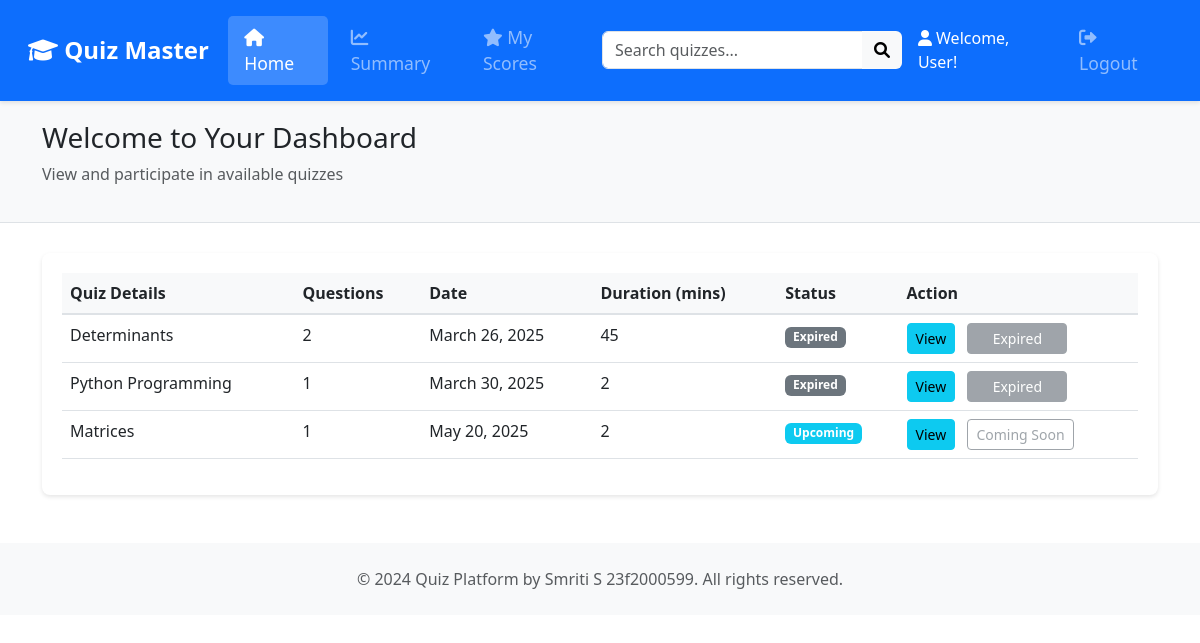
Screenshot of /user/dashboard (signed in) with the database file from the repository.
### database.py (models this page shows)
class Quiz(db.Model):
    id = db.Column(db.Integer, primary_key=True)
    chapter_id = db.Column(db.Integer, db.ForeignKey('chapter.id'), nullable=False)
    date_of_quiz =db.Column(db.Date)
    time_duration = db.Column(db.String(10))
    remarks= db.Column(db.Text)
    questions= db.relationship('Question', backref='quiz', cascade="all, delete-orphan", lazy=True)
    scores = db.relationship('Score', backref='quiz', lazy=True)

class Chapter(db.Model):
    id = db.Column(db.Integer, primary_key=True)
    name = db.Column(db.String(100), nullable=False)
    description = db.Column(db.Text, nullable=False)
    subject_id = db.Column(db.Integer, db.ForeignKey('subject.id'), nullable=False)
    questions = db.relationship('Quiz', backref='chapter', cascade="all, delete-orphan", lazy=True)

### apis.py (the view)
    @app.route('/user/dashboard', methods=['GET', 'POST'])
    @login_required
    def user_dashboard():
        quizzes = db.session.query(
            Quiz,
            db.func.count(Question.id).label('question_count')
        ).join(
            Chapter
        ).join(
            Subject
        ).outerjoin(
            Question
        ).group_by(Quiz.id).all()
        today = date.today()
        return render_template('user_dashboard.html', quizzes=quizzes, today=today)

### apis.py (called while the page is built)
def login_required(f):
    @wraps(f)
    def decorated_function(*args, **kwargs):
        if 'user_id' not in session:
            flash('Please login first.', 'error')
            return redirect(url_for('login'))
        return f(*args, **kwargs)
    return decorated_function

### templates/user_dashboard.html (shortened to what this page needs)
<!DOCTYPE html>
<html lang="en">
<head>
    <link href="https://cdn.jsdelivr.net/npm/bootstrap@5.3.0/dist/css/bootstrap.min.css" rel="stylesheet">
</head>
<body>
    {% include 'user_navbar.html' %}
    <div class="dashboard-header">
        <div class="container">
            <h1 class="h3">Welcome to Your Dashboard</h1>
            <p class="text-muted">View and participate in available quizzes</p>
        </div>
    </div>
    <div class="container mb-5">
        <div class="table-container">
            <div class="table-responsive">
                <table class="table table-hover">
                    <thead>
                        <tr>
                            <th>Quiz Details</th>
                            <th>Questions</th>
                            <th>Date</th>
                            <th>Duration (mins)</th>
                            <th>Status</th>
                            <th>Action</th>
                        </tr>
                    </thead>
                    <tbody>
                        {% for quiz, question_count in quizzes %}
                        <tr>
                            <td class="quiz-title">{{ quiz.chapter.name }}</td>
                            <td>{{ question_count }}</td>
                            <td>{{ quiz.date_of_quiz.strftime('%B %d, %Y') }}</td>
                            <td>{{ quiz.time_duration }}</td>
                            <td>
                                {% if quiz.date_of_quiz == today %}
                                <span class="badge bg-success status-badge">Available Today</span>
                                {% elif quiz.date_of_quiz < today %}
                                <span class="badge bg-secondary status-badge">Expired</span>
                                {% else %}
                                <span class="badge bg-info status-badge">Upcoming</span>
                                {% endif %}
                            </td>
                            <td>
                                <a href="{{ url_for('view_quiz_details', quiz_id=quiz.id) }}"
                                   class="btn btn-info btn-sm me-2">View</a>
                                {% if quiz.date_of_quiz == today %}
                                <a href="{{ url_for('start_quiz', quiz_id=quiz.id) }}"
                                   class="btn btn-primary btn-sm btn-start">
                                   Start Quiz
                                </a>
                                {% elif quiz.date_of_quiz < today %}
                                <button class="btn btn-secondary btn-sm btn-start" disabled>
                                    Expired
                                </button>
                                {% else %}
                                <button class="btn btn-outline-secondary btn-sm btn-start" disabled>
                                    Coming Soon
                                </button>
                                {% endif %}
                            </td>
                        </tr>
                        {% endfor %}
                    </tbody>
                </table>
            </div>
        </div>
    </div>
    <footer class="bg-light py-4 mt-auto">
        <div class="container text-center">
            <p class="text-muted mb-0">© 2024 Quiz Platform by Smriti S 23f2000599. All rights reserved.</p>
        </div>
    </footer>
</body>
</html>

### templates/user_dashboard.html (style rules this page uses)
.dashboard-header { background-color: #f8f9fa; padding: 20px 0; margin-bottom: 30px; border-bottom: 1px solid #dee2e6; }
.table-container { background-color: white; border-radius: 8px; box-shadow: 0 2px 4px rgba(0,0,0,0.1); padding: 20px; }
.table thead th { background-color: #f8f9fa; border-bottom: 2px solid #dee2e6; }
.btn-start { min-width: 100px; }
.status-badge { padding: 5px 10px; border-radius: 15px; font-size: 0.85rem; }
.quiz-title { color: #2c3e50; font-weight: 500; }

### rows the page displays
Quiz: chapter.name "Determinants", question_count "2", date_of_quiz "March 26, 2025", time_duration "45", shows "Expired"
Quiz: chapter.name "Python Programming", question_count "1", date_of_quiz "March 30, 2025", time_duration "2", shows "Expired"
Quiz: chapter.name "Matrices", question_count "1", date_of_quiz "May 20, 2025", time_duration "2", shows "Upcoming", shows "Coming Soon"

### other values shown
{{ session.get('username', 'User') }} "User"
